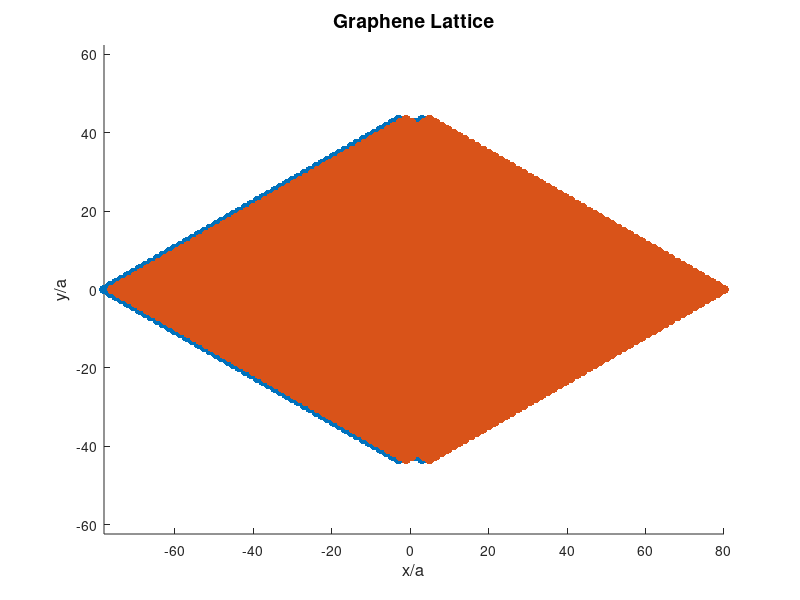

Write MATLAB code to recreate this figure. (Note: this script raises an error after producing the figure.)
clear

%% Graphene Lattice
a = 1; %lattice constant

% Primitive vectors
a1 = [a*3/2, a*sqrt(3)/2];
a2 = [a*3/2, -a*sqrt(3)/2];

x_cells = 25;
y_cells = 25;

% Basis vectors
b1 = [0, 0];  
b2 = [2*a, 0]; 

atom_positions = [];
A_atoms = []; B_atoms = []; %2 types of atoms in graphene

pos1_initial = (-x_cells-1) * a1 + (-y_cells - 1) * a2 + b1;
pos2_initial = (-x_cells-1) * a1 + (-y_cells - 1) * a2 + b2;
pos3_initial = -(-x_cells-1) * a1 - (-y_cells - 1) * a2 + b1;
pos4_initial = -(-x_cells-1) * a1 - (-y_cells - 1) * a2 + b2;
atom_positions = [pos1_initial; pos2_initial; pos3_initial; pos4_initial];
A_atoms = [pos1_initial; pos3_initial];
B_atoms = [pos2_initial; pos4_initial];

for i = -x_cells:x_cells
    for j = -y_cells:y_cells
        % Calculate the displacement of the current unit cell
        r1 = (i-1) * a1 + (j-1) * a2; 
        pos1 = b1 + r1; pos2 = b2 + r1; pos3 = b1 - r1; pos4 = b2 - r1;
        if any(ismember(atom_positions, [pos1] , 'rows')) || any(ismember(atom_positions, [pos2] , 'rows')) || ... 
            any(ismember(atom_positions, [pos3] , 'rows')) || any(ismember(atom_positions, [pos4] , 'rows'))
            atom_positions = [atom_positions];
            A_atoms = [A_atoms];
            B_atoms = [B_atoms];
        else
            atom_positions = [atom_positions; pos1; pos2; pos3; pos4];
            A_atoms = [A_atoms; pos1; pos3];
            B_atoms = [B_atoms; pos2; pos4]; 
        end
    end
end


A_atoms = sortrows(A_atoms); B_atoms = sortrows(B_atoms);

figure(1)
hold on
axis equal
scatter(A_atoms(:,1), A_atoms(:,2), 50, 'filled');
scatter(B_atoms(:,1), B_atoms(:,2), 50, 'filled');
title('Graphene Lattice','FontSize',14,'FontWeight','bold');
xlabel('x/a','FontSize',12)
ylabel('y/a','FontSize',12)

%% ARMCHAIR

%% Nanoribbon Generation
W = 6; %nanoribbon width
m_ac = 0; %slope of the cutting line
ac_ribbon_positions = ribbon_generator(W, m_ac, atom_positions);

figure(2)
hold on
axis equal
scatter(ac_ribbon_positions(:,1), ac_ribbon_positions(:,2), 50, 'filled');
xlim([0, 2*W]);
title('Armchair Edges','FontSize',14,'FontWeight','bold');
xlabel('x/a','FontSize',12)
ylabel('y/a','FontSize',12)

%% Unit Cell (Rectangular) 
chosen_atom = ac_ribbon_positions(344, :);
c1 = [1, 0]; c2 = [0, 3*sqrt(3)]; %Expected angles of the new primitive vectors

if any(ismember(A_atoms, chosen_atom, 'rows'))
    A_or_B_atoms = A_atoms;
end

if any(ismember(B_atoms, chosen_atom, 'rows'))
    A_or_B_atoms = B_atoms; 
end

[ac_unit_cell, ac_vector1, ac_vector2] = find_unit_cell(c1, c2, chosen_atom, ac_ribbon_positions, A_or_B_atoms);
xlim([chosen_atom(1) - 5, chosen_atom(1) + 5])
hold off

%% Neighbours in the Unit Cell
distance1 = 1; %distance between nearest neighbours
distance2 = sqrt(3); %distance between second nearest neighbours
[ac_atoms, ac_atoms_chosen, first_nn_ac, second_nn_ac] = find_neighbours(ac_unit_cell, ac_vector1, ac_vector2, distance1, distance2);

% the code does not work as intended in the zigzag case, needs further
% modifications 

% %% Zigzag 
% eps = 0.1;
% W = 4 ; %adding a tolerance due to rounding errors 
% m_zz= 1/sqrt(3); %slope of the cutting line
% zz_ribbon_positions = ribbon_generator(W, m_zz, atom_positions);
% 
% figure(3)
% hold on
% axis equal
% xlim([0, 2*W]);
% ylim([0, 2*W]);
% scatter(zz_ribbon_positions(:,1), zz_ribbon_positions(:,2), 50, 'filled');
% title('Zigzag Edges','FontSize',14,'FontWeight','bold');
% xlabel('x/a','FontSize',12)
% ylabel('y/a','FontSize',12)
% 
% %% Unit Cell (Rectangular) 
% chosen_atom = zz_ribbon_positions(136, :);
% c1 = [-3/2, 3/2*sqrt(3)]; c2 = [3/2, sqrt(3)/2]; %Expected angles of the new primitive vectors
% 
% if any(ismember(A_atoms, chosen_atom, 'rows'))
%     A_or_B_atoms = A_atoms;
% end
% 
% if any(ismember(B_atoms, chosen_atom, 'rows'))
%     A_or_B_atoms = B_atoms; 
% end
% 
% [zz_unit_cell, zz_vector1, zz_vector2] = find_unit_cell(c1, c2, chosen_atom, zz_ribbon_positions, A_or_B_atoms);
% xlim([chosen_atom(1) - 5, chosen_atom(1) + 5])
% hold off
% 
% %% Neighbours in the Unit Cell
% distance1 = 1; %distance between nearest neighbours
% distance2 = sqrt(3); %distance between second nearest neighbours
% [atoms_zz, zz_atoms_chosen, first_nn_zz, second_nn_zz] = find_neighbours(zz_unit_cell, zz_vector1, zz_vector2, distance1, distance2);
















